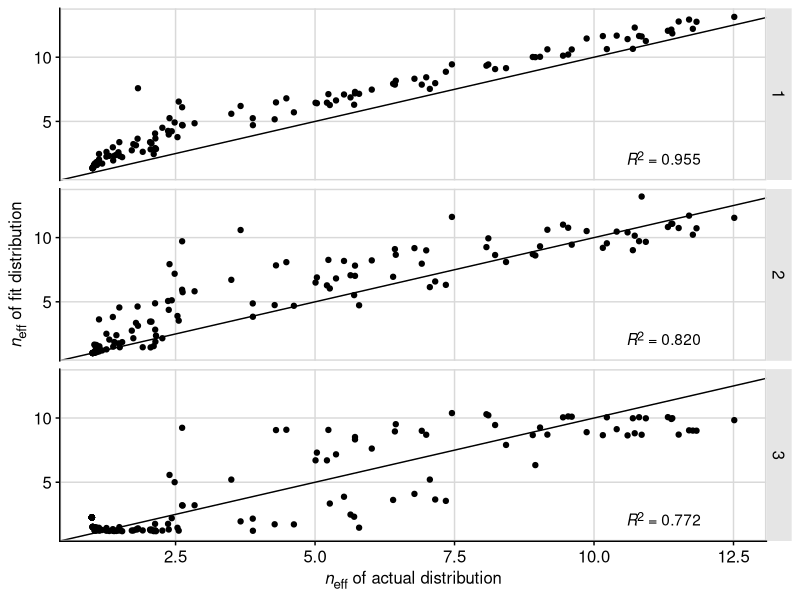
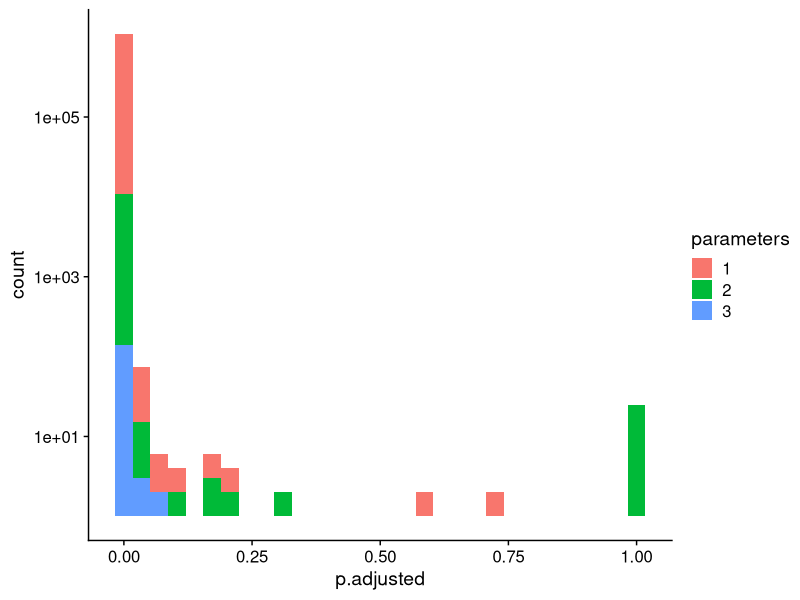
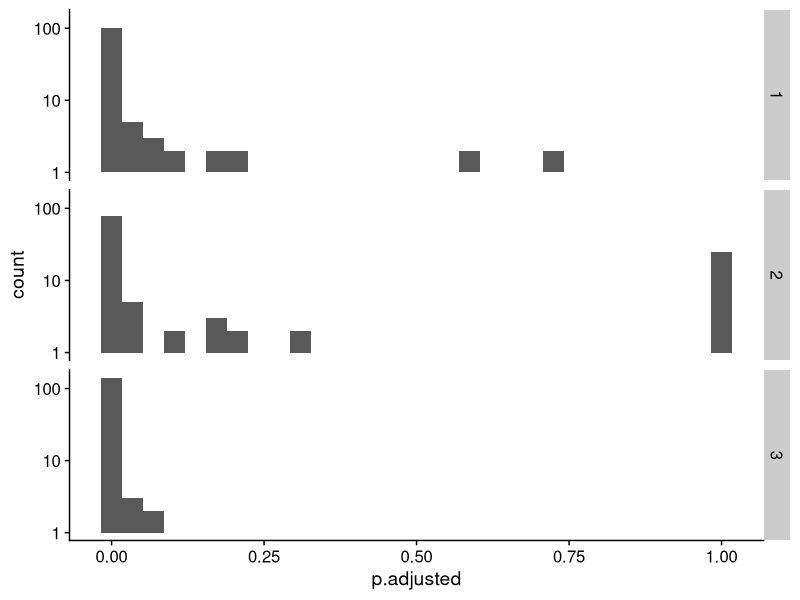

These charts were generated, in order, by the following R code:
## ---- chunk 1
knitr::opts_chunk$set(echo = TRUE)
## ---- chunk 2
library(tidyverse)
library(stringr)
library(cowplot)
library(broom)
library(ggtext)
theme_set(theme_cowplot())

# mean chi square
# does one dist systematically fit better
# aic or lrt to see if increase in parameter is worth it
# distribution of chi square
## ---- chunk 3
# read in data
alignment <-read_csv("data/simulated/results_1B4T_A_evolved_split.csv", 
                     col_types = cols(.default = "c")) 

# tidy data used for null
alignment %>% 
  mutate(sequence = as.numeric(1:nrow(alignment)) ) %>% 
  gather(key = "site", value = "aa", 1:153) -> tidy_align  

tidy_align$site = as.numeric(tidy_align$site) 

## ---- chunk 4
# determine the number of each AA at each site
tidy_align %>% 
  group_by(site, aa) %>% 
  summarize(count = n()) -> site_aa_count

empty_counts <- tibble(aa = c('A', 'C', 'D', 'E', 'F', 'G', 'H', 'I', 'K', 'L', 'M', 
                              'N', 'P', 'Q', 'R', 'S', 'T', 'V', 'W', 'Y'), 
                           count = rep(0, 20))

# 1. First write a function that can take a data frame with amino acids at one site, and return a data frame with counts, including zeros.
count_by_site <- function(site_df) {
  site_df %>% 
    group_by(aa) %>% 
    summarize(count = n()) -> counts
  full_join(counts, anti_join(empty_counts, counts, by = 'aa'))
}

# 2. Then call that function for all sites and combine the resulting data frames.
tidy_align %>% 
  nest(data = -site) %>%
  mutate(counts = map(data, count_by_site)) %>%
  dplyr::select(-data) %>%   
  unnest(cols = c(counts)) -> all_count

## ---- chunk 5
# USING ONLY OBSERVED AA
# order aa by relative frequency
all_count %>%
  arrange(all_count$site, desc(count)) -> ordered_count

# make the categorical variable (aa) numerical (k) by numbering aa's 1-20 in order of freq
ordered_count %>%
  group_by(site) %>%
  mutate(k = as.numeric(1:20)) -> ordered_count

# remove aa with zero values
ordered_count %>%
  filter(count > 0) -> observed_aa

# count relative to most frequent - rescale to 1 for highly conserved sites
observed_aa %>%
  group_by(site) %>%
  mutate(rel_count = count/max(count)) -> observed_aa

# log-transformed data
observed_aa %>%
  mutate(ln_count = log(rel_count)) -> observed_aa 

## ---- chunk 6
# fit linear model to normalized, log-transformed data
# set intercept to 0, only fitting 1 parameter (slope)

observed_aa %>% 
  nest(data = -site) %>%
  mutate(fit = map(data, ~ lm(ln_count ~ 0 + k, data = .)),
         #intercept = map_dbl(fit, ~ (.)$coefficients[1]),
         slope_1 = map_dbl(fit, ~ (.)$coefficients[1])) %>% 
  select(-data, -fit) -> observed_fits_1
## ---- chunk 7
# fit linear model to normalized, log-transformed data
# fitting 2 parameters: slope and intercept

observed_aa %>% 
  nest(data = -site) %>%
  mutate(fit = map(data, ~ lm(ln_count ~ k, data = .)),
         intercept_2 = map_dbl(fit, ~ (.)$coefficients[1]),
         slope_2 = map_dbl(fit, ~ (.)$coefficients[2])) %>% 
  select(-data, -fit) -> observed_fits_2
## ---- chunk 8
# fit quadratic model to normalized, log-transformed data
# fitting 3 parameter: slope, slope^2, intercept
# use non-linear model, fit to all aa (add small value to zero counts)

# add a small constant to include aa with zero values
ordered_count %>%
  mutate(count = count + 0.000001) -> observed_aa_mod
ordered_count %>%
  mutate(count_mod = count + 0.000001) -> ordered_count_mod

# count relative to most frequent - rescale to 1 for highly conserved sites
observed_aa_mod %>%
  group_by(site) %>%
  mutate(rel_count = count/max(count)) -> observed_aa_mod

# log-transformed data
observed_aa_mod %>%
  mutate(ln_count = log(rel_count)) -> observed_aa_mod 

observed_aa_mod %>% 
  nest(data = -site) %>%
  mutate(fit = map(data, ~ lm(ln_count ~ k + I(k^2), data = .)),
         intercept_3 = map_dbl(fit, ~ (.)$coefficients[1]),
         slope_3 = map_dbl(fit, ~ (.)$coefficients[2]),
         sqr_slp_3 = map_dbl(fit, ~ (.)$coefficients[3])) %>% 
  select(-data, -fit) -> observed_fits_3


## ---- chunk 9
# combine dataframes of fits
observed_fits_1 %>%
  full_join(., observed_fits_2, by = "site") %>% 
  full_join(., observed_fits_3, by = "site") -> observed_fits

# add rel and ln counts to full dataframe
ordered_count %>%
  group_by(site) %>%
  mutate(rel_count = count/max(count)) -> ordered_count
ordered_count %>%
  mutate(ln_count = log(rel_count)) -> ordered_count

ordered_count %>% 
  left_join(observed_fits, by = "site") %>%
  mutate(est_dist_1 = slope_1*exp(k*slope_1)) -> ordered_count

ordered_count %>% 
  mutate(est_dist_2 = slope_2*exp(k*slope_2+intercept_2),
         est_dist_3 = slope_3*exp(k*slope_3 + k*k*sqr_slp_3 + 
                                    intercept_3)) -> ordered_count

# rescale to compare w raw count
ordered_count %>%
  group_by(site) %>%
  mutate(est_rel_1 = est_dist_1/sum(est_dist_1),
         est_rel_2 = est_dist_2/sum(est_dist_2),
         est_rel_3 = est_dist_3/sum(est_dist_3)) %>%
  mutate(est_count_1 = sum(count)*est_rel_1,
         est_count_2 = sum(count)*est_rel_2,
         est_count_3 = sum(count)*est_rel_3) -> ordered_count

## ---- chunk 10
# use raw count
ordered_count %>% 
  nest(data = -site) %>%
  ungroup() %>%
  mutate(chisq_1 = map(data, ~ sum(((.$count - .$est_count_1)^2)/.$est_count_1)),
         chisq_2 = map(data, ~ sum(((.$count - .$est_count_2)^2)/.$est_count_2)),
         chisq_3 = map(data, ~ sum(((.$count - .$est_count_3)^2)/.$est_count_3)),
         p_value_1 = map_dbl(chisq_1, ~ pchisq(., 18, lower.tail=FALSE)),
         p_value_2 = map_dbl(chisq_2, ~ pchisq(., 18, lower.tail=FALSE)),
         p_value_3 = map_dbl(chisq_3, ~ pchisq(., 18, lower.tail=FALSE))) %>% 
  select(-data) %>%
  mutate(p.adjusted_1 = p.adjust(p_value_1, method= "fdr"),
         p.adjusted_2 = p.adjust(p_value_2, method= "fdr"),
         p.adjusted_3 = p.adjust(p_value_3, method= "fdr")) -> chisq_results

chisq_results %>% 
  select(site, p.adjusted_1, p.adjusted_2, p.adjusted_3) -> chisq_results

pivot_longer(chisq_results, -site, names_to = "parameters_raw", 
             values_to = "p.adjusted") %>% 
  extract(parameters_raw, "parameters", "p.adjusted_(.*)", remove = T) -> chisq_results

chisq_results %>%
  mutate(result = "pass") -> chisq_results

# REMOVE conserved sites with a single aa
chisq_results %>% 
  filter(p.adjusted != "NaN") -> chisq_results

chisq_results$result[chisq_results$p.adjusted < 0.05] <- "fail"

## ---- chunk 11
# 124 sites; 105 fail (84.7%)
chisq_results %>% 
  filter(parameters == 1 & result == "fail") %>% nrow()

# 124 sites; 83 fail (66.9%)
chisq_results %>% 
  filter(parameters == 2 & result == "fail") %>% nrow()

# 153 sites; 144 fail (94.1%)
chisq_results %>% 
  filter(parameters == 3 & result == "fail") %>% nrow()

## ---- chunk 12
# eff aa for actual distribution
observed_aa %>%
  group_by(site) %>%
  mutate(frequency = (count)/sum(count)) -> site_aa_freq

site_aa_freq %>% 
  mutate(flnf = frequency*log(frequency)) %>%
  group_by(site) %>% 
  summarize(entropy = -sum(flnf),
            eff_aa = exp(entropy),
            n = length(unique(aa))) -> eff_aa_all

# eff aa for estimated distributions
ordered_count %>% 
  group_by(site) %>%
  mutate(freq_1 = (est_count_1)/sum(est_count_1),
         freq_2 = (est_count_2)/sum(est_count_2),
         freq_3 = (est_count_3)/sum(est_count_3)) %>% 
  select(site, aa, k, freq_1, freq_2, freq_3) -> site_aa_freq_2
site_aa_freq_2 %>% 
  mutate(flnf_1 = freq_1*log(freq_1),
         flnf_2 = freq_2*log(freq_2),
         flnf_3 = freq_3*log(freq_3)) %>%
  group_by(site) %>%
  summarize(entr_1 = -sum(flnf_1),
            entr_2 = -sum(flnf_2),
            entr_3 = -sum(flnf_3),
            eff_aa_est_1 = exp(entr_1),
            eff_aa_est_2 = exp(entr_2),
            eff_aa_est_3 = exp(entr_3)) -> eff_aa_all_est

eff_aa_all_est %>% 
  pivot_longer(c(entr_1, entr_2, entr_3), names_to = "parameters",
               values_to = "entropy_est") %>% 
  extract(parameters, "parameters", "entr_(.*)", remove = T) %>%
  select(site, parameters, entropy_est) -> sub1
  
eff_aa_all_est %>% 
  pivot_longer(c(eff_aa_est_1, eff_aa_est_2, eff_aa_est_3),
               names_to = "parameter",
               values_to = "eff_aa_est") %>% 
  extract(parameter, "parameters", "eff_aa_est_(.*)", remove = T) %>%
  select(site, parameters, eff_aa_est) -> sub2

full_join(sub1, sub2, by = c("site", "parameters")) -> eff_aa_est

left_join(eff_aa_all, eff_aa_est, by = "site") -> compare_eff_aa


## ---- chunk 13

rsq <- function (x, y) { cor(x, y) ^ 2 }

compare_eff_aa %>% 
  filter(parameters == 1 & !is.na(eff_aa_est)) -> compare_p1

rsq(compare_p1$eff_aa, compare_p1$eff_aa_est) # 0.9552371

compare_eff_aa %>% 
  filter(parameters == 2 & !is.na(eff_aa_est)) -> compare_p2

rsq(compare_p2$eff_aa, compare_p2$eff_aa_est) # 0.8203932

compare_eff_aa %>% 
  filter(parameters == 3 & !is.na(eff_aa_est)) -> compare_p3

rsq(compare_p3$eff_aa, compare_p3$eff_aa_est) # 0.7725455

## ---- chunk 14

signif(0.9552371, digits = 3)
signif(0.8203932, digits = 3)
signif(0.7725455, digits = 3)

dat_text <- data.frame( label = c("*R*<sup>2</sup> = 0.955", 
                                  "*R*<sup>2</sup> = 0.820", 
                                  "*R*<sup>2</sup> = 0.772"),
                        parameters = c(1, 2, 3),
                        x = c(11.25, 11.25, 11.25),
                        y = c(2, 2, 2))

# compare_eff_aa %>% 
#   mutate(label = case_when(parameters == 1 ~ "*R*<sup>2</sup> = 0.9552371",
#                            parameters == 2 ~ "*R*<sup>2</sup> = 0.8203932",
#                            parameters == 3 ~ "*R*<sup>2</sup> = 0.7725455")) -> compare_eff_aa

ggplot(compare_eff_aa, 
       aes(x=eff_aa, y=eff_aa_est)) + 
  geom_point() +
  geom_abline(slope = 1, intercept = 0) + 
  labs(x = "*n*<sub>eff</sub> of actual distribution", 
       y = "*n*<sub>eff</sub> of fit distribution") +
  #geom_richtext(data = dat_text, aes(label = label)) #+
  geom_richtext(data = dat_text, 
                aes(x = x, y = y,label = label),
                label.color = NA,
                inherit.aes = FALSE) +
  facet_grid(vars(parameters)) + 
  theme_cowplot(12, rel_small = 1) +
  panel_border() +
  background_grid() +
  theme(
    axis.title.x = element_markdown(),
    axis.title.y = element_markdown(),
    strip.background = element_rect(fill = "gray90")) -> fig6

fig6

save_plot("figure6.png", fig6, ncol = 1, nrow = 1, base_height = 5,
          base_asp = 1.618, base_width = NULL)

## ---- chunk 15
chisq_results %>% 
  ggplot(aes(x = p.adjusted, fill = parameters)) +
  geom_histogram() +
  #facet_wrap(vars(parameters)) #+
  scale_y_log10() 

chisq_results %>% 
  ggplot(aes(x = p.adjusted)) +
  geom_histogram() +
  facet_grid(vars(parameters)) +
  scale_y_log10()
